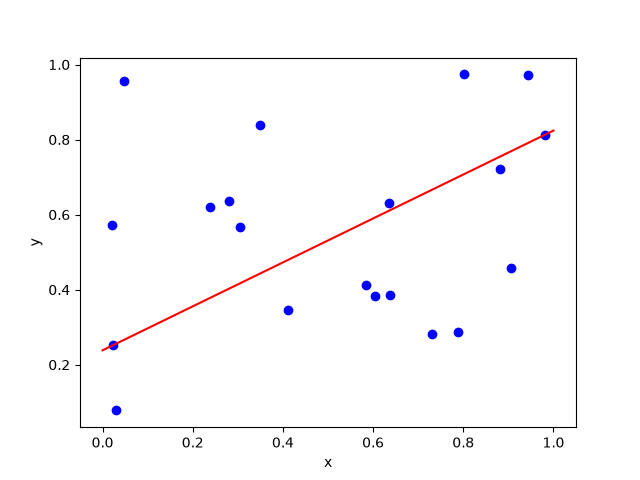

The Python source for this figure:
import tensorcircuit as tc
import tensorflow as tf
import numpy as np
import matplotlib.pyplot as plt

K = tc.set_backend("tensorflow")

rng = np.random.default_rng(123456)
P_np = rng.random((20, 2))
P = tc.array_to_tensor(P_np, dtype="float32")


def loss(params):
    h = P[:, 1] - params[0] * P[:, 0] - params[1]
    d = abs(h) / K.sqrt(params[0] ** 2 + 1)
    return K.sum(d)


params = K.implicit_randn((2,), dtype="float32")
opt = K.optimizer(tf.keras.optimizers.Adam(1e-2))

for _ in range(200):
    vgf = K.value_and_grad(loss)
    v, g = vgf(params)
    params = opt.update(g, params)

k = float(params[0])
b = float(params[1])
print(f"Best line: y = {k} x + {b}")
print("Loss:", v)

X = np.linspace(0, 1, 200)
Y = k * X + b
plt.scatter(P_np[:, 0], P_np[:, 1], color="b")
plt.plot(X, Y, color="r")
plt.xlabel("x")
plt.ylabel("y")
plt.show()
